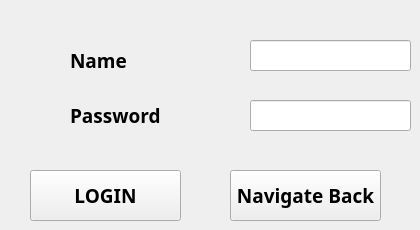
    <widget class="QWidget" name="AdminLogin">
     <widget class="QLabel" name="label1">
      <property name="geometry">
       <rect>
        <x>70</x>
        <y>40</y>
        <width>121</width>
        <height>41</height>
       </rect>
      </property>
      <property name="font">
       <font>
        <family>Myriad Hebrew</family>
        <pointsize>14</pointsize>
        <weight>75</weight>
        <bold>true</bold>
       </font>
      </property>
      <property name="text">
       <string>Name</string>
      </property>
     </widget>
     <widget class="QLabel" name="label2">
      <property name="geometry">
       <rect>
        <x>70</x>
        <y>100</y>
        <width>161</width>
        <height>31</height>
       </rect>
      </property>
      <property name="font">
       <font>
        <family>Myriad Hebrew</family>
        <pointsize>14</pointsize>
        <weight>75</weight>
        <bold>true</bold>
       </font>
      </property>
      <property name="text">
       <string>Password</string>
      </property>
     </widget>
     <widget class="QLineEdit" name="name">
      <property name="geometry">
       <rect>
        <x>250</x>
        <y>40</y>
        <width>161</width>
        <height>31</height>
       </rect>
      </property>
     </widget>
     <widget class="QLineEdit" name="password">
      <property name="geometry">
       <rect>
        <x>250</x>
        <y>100</y>
        <width>161</width>
        <height>31</height>
       </rect>
      </property>
      <property name="echoMode">
       <enum>QLineEdit::Password</enum>
      </property>
     </widget>
     <widget class="QPushButton" name="login">
      <property name="geometry">
       <rect>
        <x>30</x>
        <y>170</y>
        <width>151</width>
        <height>51</height>
       </rect>
      </property>
      <property name="font">
       <font>
        <family>Myriad Hebrew</family>
        <pointsize>14</pointsize>
        <weight>75</weight>
        <bold>true</bold>
       </font>
      </property>
      <property name="text">
       <string>LOGIN</string>
      </property>
     </widget>
     <widget class="QPushButton" name="backToSafety">
      <property name="geometry">
       <rect>
        <x>230</x>
        <y>170</y>
        <width>151</width>
        <height>51</height>
       </rect>
      </property>
      <property name="font">
       <font>
        <family>Myriad Hebrew</family>
        <pointsize>14</pointsize>
        <weight>75</weight>
        <bold>true</bold>
       </font>
      </property>
      <property name="text">
       <string>Navigate Back</string>
      </property>
     </widget>
    </widget>
